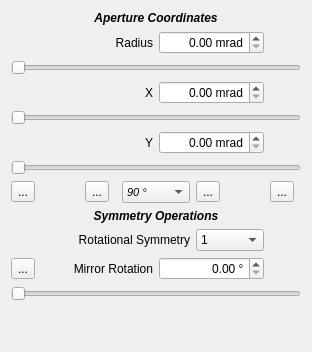
        <widget class="QWidget" name="VirtualApertureTab">
         <layout class="QVBoxLayout" name="verticalLayout_2">
          <item>
           <layout class="QGridLayout" name="VirtualApertureTabGrid" columnstretch="1,1,1,1,1,1,1,1" columnminimumwidth="31,31,31,31,31,31,31,31">
            <property name="sizeConstraint">
             <enum>QLayout::SetFixedSize</enum>
            </property>
            <item row="6" column="0" colspan="8">
             <widget class="QDoubleSlider" name="VrApX">
              <property name="maximum">
               <number>100</number>
              </property>
              <property name="orientation">
               <enum>Qt::Horizontal</enum>
              </property>
             </widget>
            </item>
            <item row="9" column="0">
             <widget class="QToolButton" name="VrApReset">
              <property name="text">
               <string>...</string>
              </property>
              <property name="icon">
               <iconset>
                <normaloff>icons/home.png</normaloff>icons/home.png</iconset>
              </property>
             </widget>
            </item>
            <item row="3" column="2" colspan="2">
             <widget class="QLabel" name="VrApRLabel">
              <property name="minimumSize">
               <size>
                <width>0</width>
                <height>0</height>
               </size>
              </property>
              <property name="maximumSize">
               <size>
                <width>16777215</width>
                <height>16777215</height>
               </size>
              </property>
              <property name="baseSize">
               <size>
                <width>0</width>
                <height>0</height>
               </size>
              </property>
              <property name="text">
               <string>Radius</string>
              </property>
              <property name="alignment">
               <set>Qt::AlignRight|Qt::AlignTrailing|Qt::AlignVCenter</set>
              </property>
              <property name="buddy">
               <cstring>VrApR_NF</cstring>
              </property>
             </widget>
            </item>
            <item row="7" column="2" colspan="2">
             <widget class="QLabel" name="VrApYLabel">
              <property name="text">
               <string>Y</string>
              </property>
              <property name="alignment">
               <set>Qt::AlignRight|Qt::AlignTrailing|Qt::AlignVCenter</set>
              </property>
              <property name="buddy">
               <cstring>VrApY_NF</cstring>
              </property>
             </widget>
            </item>
            <item row="13" column="0" colspan="8">
             <widget class="QDoubleSlider" name="VrApMirrRot">
              <property name="maximum">
               <number>360</number>
              </property>
              <property name="orientation">
               <enum>Qt::Horizontal</enum>
              </property>
             </widget>
            </item>
            <item row="5" column="2" colspan="2">
             <widget class="QLabel" name="VrApXLabel">
              <property name="text">
               <string>X</string>
              </property>
              <property name="alignment">
               <set>Qt::AlignRight|Qt::AlignTrailing|Qt::AlignVCenter</set>
              </property>
              <property name="buddy">
               <cstring>VrApX_NF</cstring>
              </property>
             </widget>
            </item>
            <item row="8" column="0" colspan="8">
             <widget class="QDoubleSlider" name="VrApY">
              <property name="maximum">
               <number>100</number>
              </property>
              <property name="orientation">
               <enum>Qt::Horizontal</enum>
              </property>
             </widget>
            </item>
            <item row="9" column="3" colspan="2">
             <widget class="QComboBox" name="VrApRotStep">
              <property name="font">
               <font>
                <pointsize>8</pointsize>
                <italic>true</italic>
               </font>
              </property>
              <property name="sizeAdjustPolicy">
               <enum>QComboBox::AdjustToContents</enum>
              </property>
              <item>
               <property name="text">
                <string>90 °</string>
               </property>
              </item>
              <item>
               <property name="text">
                <string>60 °</string>
               </property>
              </item>
              <item>
               <property name="text">
                <string>45 °</string>
               </property>
              </item>
              <item>
               <property name="text">
                <string>30 °</string>
               </property>
              </item>
              <item>
               <property name="text">
                <string>22.5 °</string>
               </property>
              </item>
              <item>
               <property name="text">
                <string>10 °</string>
               </property>
              </item>
              <item>
               <property name="text">
                <string>5 °</string>
               </property>
              </item>
              <item>
               <property name="text">
                <string>2 °</string>
               </property>
              </item>
              <item>
               <property name="text">
                <string>1 °</string>
               </property>
              </item>
              <item>
               <property name="text">
                <string>0.5 °</string>
               </property>
              </item>
              <item>
               <property name="text">
                <string>0.25 °</string>
               </property>
              </item>
             </widget>
            </item>
            <item row="9" column="5">
             <widget class="QToolButton" name="VrApRotCW">
              <property name="text">
               <string>...</string>
              </property>
              <property name="icon">
               <iconset>
                <normaloff>icons/right_rotate.png</normaloff>icons/right_rotate.png</iconset>
              </property>
             </widget>
            </item>
            <item row="9" column="2">
             <widget class="QToolButton" name="VrApRotCCW">
              <property name="text">
               <string>...</string>
              </property>
              <property name="icon">
               <iconset>
                <normaloff>icons/left_rotate.png</normaloff>icons/left_rotate.png</iconset>
              </property>
             </widget>
            </item>
            <item row="4" column="0" colspan="8">
             <widget class="QDoubleSlider" name="VrApR">
              <property name="maximum">
               <number>100</number>
              </property>
              <property name="orientation">
               <enum>Qt::Horizontal</enum>
              </property>
             </widget>
            </item>
            <item row="10" column="0" colspan="8">
             <widget class="QLabel" name="VrAperSymmOptPanel">
              <property name="font">
               <font>
                <weight>75</weight>
                <italic>true</italic>
                <bold>true</bold>
               </font>
              </property>
              <property name="text">
               <string>Symmetry Operations</string>
              </property>
              <property name="alignment">
               <set>Qt::AlignCenter</set>
              </property>
             </widget>
            </item>
            <item row="9" column="7">
             <widget class="QToolButton" name="VrApInvert">
              <property name="text">
               <string>...</string>
              </property>
              <property name="icon">
               <iconset>
                <normaloff>icons/invertColors.png</normaloff>icons/invertColors.png</iconset>
              </property>
             </widget>
            </item>
            <item row="2" column="0" colspan="8">
             <widget class="QLabel" name="VrAperCoordPanel">
              <property name="font">
               <font>
                <weight>75</weight>
                <italic>true</italic>
                <bold>true</bold>
               </font>
              </property>
              <property name="text">
               <string>Aperture Coordinates</string>
              </property>
              <property name="alignment">
               <set>Qt::AlignCenter</set>
              </property>
             </widget>
            </item>
            <item row="11" column="5" colspan="2">
             <widget class="QComboBox" name="VrApSymm">
              <item>
               <property name="text">
                <string>1</string>
               </property>
              </item>
              <item>
               <property name="text">
                <string>2</string>
               </property>
              </item>
              <item>
               <property name="text">
                <string>3</string>
               </property>
              </item>
              <item>
               <property name="text">
                <string>4</string>
               </property>
              </item>
              <item>
               <property name="text">
                <string>6</string>
               </property>
              </item>
             </widget>
            </item>
            <item row="11" column="0" colspan="5">
             <widget class="QLabel" name="VrApSymmLabel">
              <property name="text">
               <string>Rotational Symmetry</string>
              </property>
              <property name="alignment">
               <set>Qt::AlignRight|Qt::AlignTrailing|Qt::AlignVCenter</set>
              </property>
              <property name="buddy">
               <cstring>VrApSymm</cstring>
              </property>
             </widget>
            </item>
            <item row="12" column="0">
             <widget class="QToolButton" name="VrApMirror">
              <property name="text">
               <string>...</string>
              </property>
              <property name="icon">
               <iconset>
                <normaloff>icons/mirrored.png</normaloff>icons/mirrored.png</iconset>
              </property>
             </widget>
            </item>
            <item row="12" column="1" colspan="3">
             <widget class="QLabel" name="VrApMirrRotLabel">
              <property name="text">
               <string>Mirror Rotation</string>
              </property>
              <property name="alignment">
               <set>Qt::AlignRight|Qt::AlignTrailing|Qt::AlignVCenter</set>
              </property>
              <property name="buddy">
               <cstring>VrApMirrRot_NF</cstring>
              </property>
             </widget>
            </item>
            <item row="7" column="4" colspan="3">
             <widget class="QDoubleSpinBox" name="VrApY_NF">
              <property name="alignment">
               <set>Qt::AlignRight|Qt::AlignTrailing|Qt::AlignVCenter</set>
              </property>
              <property name="suffix">
               <string> mrad</string>
              </property>
              <property name="maximum">
               <double>100.000000000000000</double>
              </property>
             </widget>
            </item>
            <item row="5" column="4" colspan="3">
             <widget class="QDoubleSpinBox" name="VrApX_NF">
              <property name="alignment">
               <set>Qt::AlignRight|Qt::AlignTrailing|Qt::AlignVCenter</set>
              </property>
              <property name="suffix">
               <string> mrad</string>
              </property>
              <property name="maximum">
               <double>100.000000000000000</double>
              </property>
             </widget>
            </item>
            <item row="3" column="4" colspan="3">
             <widget class="QDoubleSpinBox" name="VrApR_NF">
              <property name="minimumSize">
               <size>
                <width>0</width>
                <height>0</height>
               </size>
              </property>
              <property name="maximumSize">
               <size>
                <width>16777215</width>
                <height>16777215</height>
               </size>
              </property>
              <property name="baseSize">
               <size>
                <width>62</width>
                <height>0</height>
               </size>
              </property>
              <property name="alignment">
               <set>Qt::AlignRight|Qt::AlignTrailing|Qt::AlignVCenter</set>
              </property>
              <property name="suffix">
               <string> mrad</string>
              </property>
              <property name="maximum">
               <double>100.000000000000000</double>
              </property>
             </widget>
            </item>
            <item row="12" column="4" colspan="3">
             <widget class="QDoubleSpinBox" name="VrApMirrRot_NF">
              <property name="alignment">
               <set>Qt::AlignRight|Qt::AlignTrailing|Qt::AlignVCenter</set>
              </property>
              <property name="suffix">
               <string> °</string>
              </property>
              <property name="maximum">
               <double>360.000000000000000</double>
              </property>
             </widget>
            </item>
           </layout>
          </item>
          <item>
           <spacer name="verticalSpacer_2">
            <property name="orientation">
             <enum>Qt::Vertical</enum>
            </property>
            <property name="sizeHint" stdset="0">
             <size>
              <width>20</width>
              <height>40</height>
             </size>
            </property>
           </spacer>
          </item>
         </layout>
        </widget>
